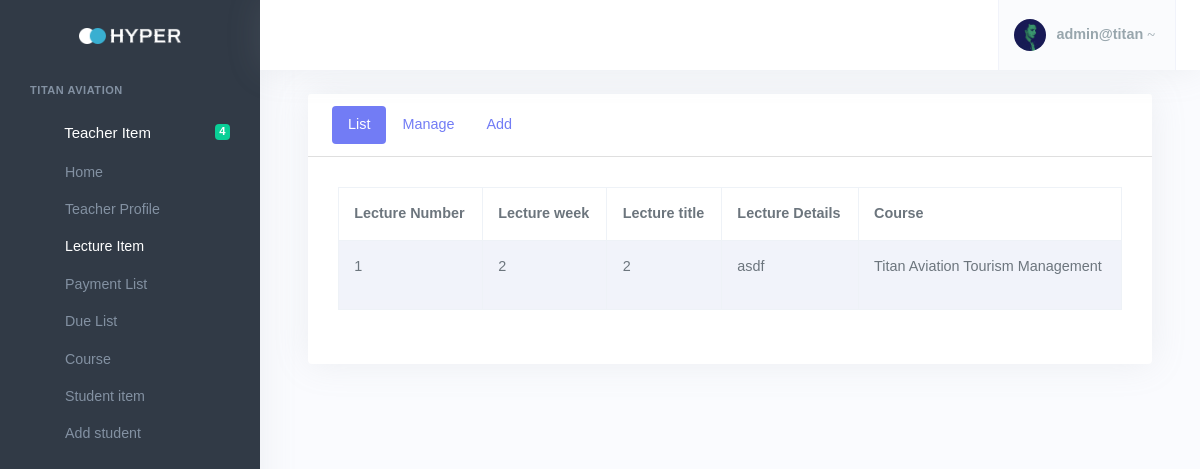
Screenshot of /TLectureboard (signed in) with the database file from the repository.
### Admin/Leacturemodels.py (models this page shows, shortened)
class Lecture(models.Model):
    lecture_num = models.PositiveSmallIntegerField(null=True,
    )
    week_num = models.PositiveSmallIntegerField(null=True,
    )
    title = models.CharField(max_length=63, default='', null=True)
    description = RichTextField(default='', null=True)
    youtube_url = models.URLField(null=True, blank=True)
    vimeo_url = models.URLField(null=True, blank=True)
    bliptv_url = models.URLField(null=True, blank=True)
    VIDEO_PLAYER_CHOICES = (
        (settings.YOUTUBE_VIDEO_PLAYER, 'YouTube'),
        (settings.VIMEO_VIDEO_PLAYER, 'Vimeo')
    )
    preferred_service = models.CharField(
        max_length=1,
        choices=VIDEO_PLAYER_CHOICES,
        default=settings.YOUTUBE_VIDEO_PLAYER
    )
    course = models.ForeignKey(Course,on_delete=models.CASCADE)

### Admin/models.py (models this page shows)
class Course(models.Model):
    id = models.AutoField(primary_key=True)
    Course_name = models.CharField(max_length = 55 , null= True )
    Price = models.IntegerField(null=True)
    Details = RichTextField(blank=True , null=True)
    duration = {
        ('1 mon','1 MONTH'),
        ('3 mon','3 MONTH'),
        ('6 mon','6 MONTH'),
    }
    Duration = models.CharField(max_length=100,choices=duration,null=True)
    title = models.CharField(max_length=127)
    sub_title = models.CharField(max_length=127)
    is_official = models.BooleanField(default=False)
    def __str__(self):
        return self.title

### Teacher/views.py (the view)
# urls.py: path('Lectureboard', Lectureview.Lectureboard , name='Lectureboard'),
@user_passes_test(lambda u:u.is_staff, login_url=reverse_lazy('foo'))
def Lectureboard(request):
    form = LectureForm()
    Lecture1 = Lecture.objects.all()
    context = {
        'form': form,
        'Lecture':Lecture1,
    }
    return render(request , 'Teacher/Lectureboard.html' , context )

### templates/Teacher/Lectureboard.html (shortened to what this page needs)
{% extends 'Base/teacherbase.html' %} {% block body %}
<section class="content">
  <div class="container-fluid">
    <div class="row">
      <div class="col-12">
        <div class="card mt-3">
          <div class="card-header text-primary" >
            <ul class="nav nav-pills" id="myTab" role="tablist">
              <li class="nav-item" role="presentation">
                <button class="nav-link active" id="home-tab" data-bs-toggle="tab" data-bs-target="#home" type="button"
                  role="tab" aria-controls="home" aria-selected="true">List</button>
              </li>
              <li class="nav-item" role="presentation">
                <button class="nav-link" id="profile-tab" data-bs-toggle="tab" data-bs-target="#profile" type="button"
                  role="tab" aria-controls="profile" aria-selected="false">Manage</button>
              </li>
              <li class="nav-item" role="presentation">
                <button class="nav-link" id="contact-tab" data-bs-toggle="tab" data-bs-target="#contact" type="button"
                  role="tab" aria-controls="contact" aria-selected="false">Add</button>
              </li>
            </ul>
          </div>
          <div class="card-body">
            <div class="tab-content p-1">
              <div id="home" class="tab-pane fade show active" role="tabpanel" aria-labelledby="home-tab">
                <div class="table-responsive">
                  <table id="example2" class="table table-bordered table-striped">
                    <thead>
                      <tr>
                        <th>Lecture Number</th>
                        <th>Lecture week</th>
                        <th>Lecture title</th>
                        <th>Lecture Details</th>
                        <th>Course </th>
                      </tr>
                    </thead>
                    <tbody>
                      {% for item in Lecture %}
                      <tr>
                        <td>{{item.lecture_num}}</td>
                        <td>{{item.week_num}}</td>
                        <td>{{item.title}}</td>
                        <td>{{item.description|safe}}</td>
                        <td>{{item.course}}</td>
                      </tr>
                      {% endfor %}
                    </tbody>
                  </table>
                </div>
              </div>
            </div>
        </div>
      </div>
    </div>
  </div>
</section>
  {% endblock %}

### templates/Base/teacherbase.html (shortened to what this page needs)
<!DOCTYPE html>
<html lang="en">
  <head>
    <link
      href="/static/Base/assets/css/icons.min.css"
      rel="stylesheet"
      type="text/css"
    />
    <link
      href="/static/Base/assets/css/app.min.css"
      rel="stylesheet"
      type="text/css"
      id="app-style"
    />
    <link
      rel="stylesheet"
      href="https://cdnjs.cloudflare.com/ajax/libs/datatables/1.10.21/css/jquery.dataTables.min.css"
    />
  </head>
  <body
    class="loading"
    data-layout-color="light"
    data-leftbar-theme="dark"
    data-layout-mode="fluid"
    data-rightbar-onstart="true"
  >
    {% load sweetify %} {% sweetify %}
    <div class="wrapper">
      <div class="leftside-menu">
        <a href="index.html" class="logo text-center logo-light">
          <span class="logo-lg">
            <img src="/static/Base/assets/images/logo.png" alt="" height="16" />
          </span>
        </a>
        <div class="h-100" id="leftside-menu-container" data-simplebar>
          <ul class="side-nav">
            <li class="side-nav-title side-nav-item">Titan Aviation</li>
            <li class="side-nav-item">
              <a
                data-bs-toggle="collapse"
                href="#sidebarDashboards"
                aria-expanded="false"
                aria-controls="sidebarDashboards"
                class="side-nav-link"
              >
                <i class="uil-home-alt"></i>
                <span class="badge bg-success float-end">4</span>
                <span> Teacher Item </span>
              </a>
              <div class="collapse" id="sidebarDashboards">
                <ul class="side-nav-second-level">
                  <li>
                    <a href="{% url 'Admin:AHome' %}">Home</a>
                  </li>
                  <li>
                    <a href="{% url 'Admin:AdminProfile' %}">Teacher Profile</a>
                  </li>
                  <li>
                    <a href="/TLectureboard">Lecture Item</a>
                  </li>
                  <li>
                    <a href="/paymentlist">Payment List</a>
                  </li>
                  <li>
                    <a href="/duelist">Due List</a>
                  </li>
                  <li>
                    <a href="/TCourseboard">Course</a>
                  </li>
                  <li>
                    <a href="/Studentboard">Student item</a>
                  </li>
                  <li>
                    <a href="/TAddstudent">Add student</a>
                  </li>
                </ul>
              </div>
            </li>
          </ul>
        </div>
      </div>
      <div class="content-page">
        <div class="content">
          <div class="navbar-custom">
            <ul class="list-unstyled topbar-menu float-end mb-0">
              <li class="dropdown notification-list">
                <a
                  class="nav-link dropdown-toggle nav-user arrow-none me-0 d-flex align-items-center"
                  data-bs-toggle="dropdown"
                  href="#"
                  role="button"
                  aria-haspopup="false"
                  aria-expanded="false"
                >
                  <span class="account-user-avatar">
                    <img
                      src="/static/Base/assets/images/users/avatar-1.jpg"
                      alt="user-image"
                      class="rounded-circle"
                    />
                  </span>
                  <span>
                    <span class="account-user-name"
                      >{{request.user}} <i class="dripicons-gear"></i
                    ></span>
                  </span>
                </a>
              </li>
            </ul>
            <button class="button-menu-mobile open-left">
              <i class="mdi mdi-menu"></i>
            </button>
          </div>
          <div class="container-fluid">
            <div class="row">
              <div class="col-12">
                {% block body %} {% endblock %}
              </div>
            </div>
          </div>
        </div>
      </div>
    </div>
  </body>
</html>

### rows the page displays
Lecture: lecture_num "1", week_num "2", title "2", description "asdf", course "Titan Aviation Tourism Management"

### other values shown
{{ request.user }} "admin@titan"
